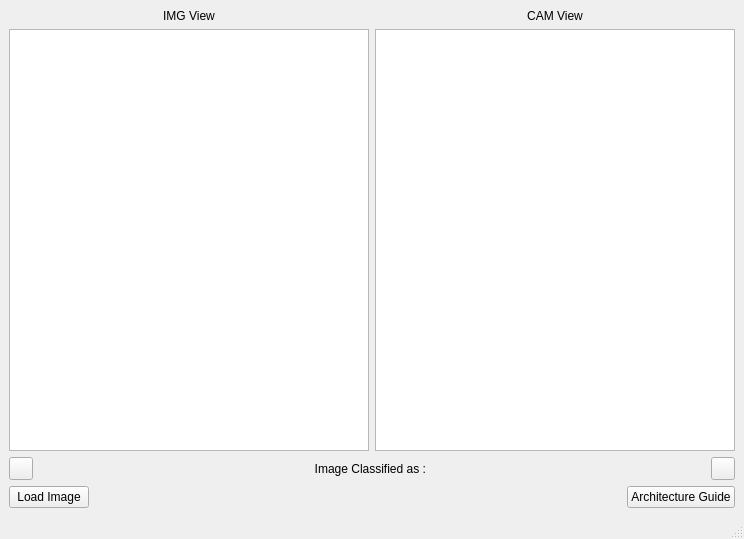
<?xml version="1.0" encoding="UTF-8"?>
<ui version="4.0">
 <class>MainWindow</class>
 <widget class="QMainWindow" name="MainWindow">
  <property name="geometry">
   <rect>
    <x>0</x>
    <y>0</y>
    <width>744</width>
    <height>539</height>
   </rect>
  </property>
  <property name="windowTitle">
   <string>Sight</string>
  </property>
  <widget class="QWidget" name="centralwidget">
   <layout class="QVBoxLayout" name="verticalLayout_2">
    <item>
     <layout class="QHBoxLayout" name="horizontalLayout">
      <item>
       <widget class="QLabel" name="ImgLable">
        <property name="sizePolicy">
         <sizepolicy hsizetype="Preferred" vsizetype="Preferred">
          <horstretch>0</horstretch>
          <verstretch>0</verstretch>
         </sizepolicy>
        </property>
        <property name="text">
         <string>IMG View</string>
        </property>
        <property name="alignment">
         <set>Qt::AlignCenter</set>
        </property>
        <property name="margin">
         <number>2</number>
        </property>
        <property name="indent">
         <number>-1</number>
        </property>
       </widget>
      </item>
      <item>
       <widget class="QLabel" name="CamLable">
        <property name="text">
         <string>CAM View</string>
        </property>
        <property name="alignment">
         <set>Qt::AlignCenter</set>
        </property>
        <property name="margin">
         <number>2</number>
        </property>
       </widget>
      </item>
     </layout>
    </item>
    <item>
     <layout class="QHBoxLayout" name="horizontalLayout_2">
      <item>
       <widget class="QGraphicsView" name="ImgView"/>
      </item>
      <item>
       <widget class="QGraphicsView" name="CamView"/>
      </item>
     </layout>
    </item>
    <item>
     <layout class="QHBoxLayout" name="horizontalLayout_4">
      <item>
       <widget class="QToolButton" name="Settings">
        <property name="text">
         <string/>
        </property>
       </widget>
      </item>
      <item>
       <widget class="QLabel" name="Label">
        <property name="text">
         <string>Image Classified as : </string>
        </property>
        <property name="alignment">
         <set>Qt::AlignCenter</set>
        </property>
        <property name="margin">
         <number>10</number>
        </property>
       </widget>
      </item>
      <item>
       <widget class="QToolButton" name="More">
        <property name="text">
         <string/>
        </property>
       </widget>
      </item>
     </layout>
    </item>
    <item>
     <layout class="QHBoxLayout" name="horizontalLayout_5">
      <item>
       <widget class="QPushButton" name="LoadBtn">
        <property name="text">
         <string>Load Image</string>
        </property>
       </widget>
      </item>
      <item>
       <spacer name="horizontalSpacer">
        <property name="orientation">
         <enum>Qt::Horizontal</enum>
        </property>
        <property name="sizeHint" stdset="0">
         <size>
          <width>40</width>
          <height>20</height>
         </size>
        </property>
       </spacer>
      </item>
      <item>
       <widget class="QPushButton" name="GuideBtn">
        <property name="text">
         <string>Architecture Guide</string>
        </property>
       </widget>
      </item>
     </layout>
    </item>
   </layout>
  </widget>
  <widget class="QStatusBar" name="statusbar"/>
 </widget>
 <resources/>
 <connections/>
</ui>
